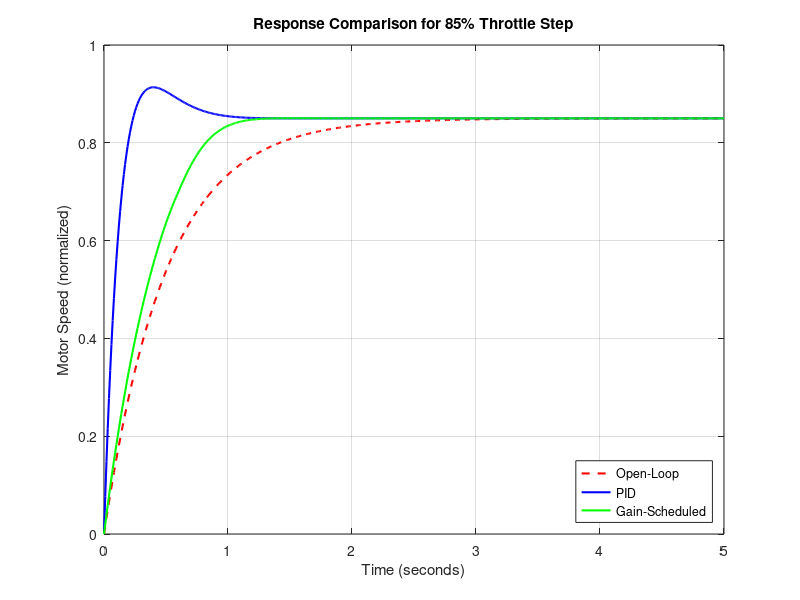

The MATLAB source for this figure: (Note: this script raises an error after producing the figure.)
% compare_results.m

%% Plant model

K = 1; tau = 0.5;
G = tf(K, [tau, 1]);

%% Fixed PID controller (from pid_design.m)

Kp_fixed = 4.70; Ki_fixed = 19.79; Kd_fixed = 0.00;
C_fixed = pid(Kp_fixed, Ki_fixed, Kd_fixed);
T_fixed = feedback(C_fixed * G, 1);

%% Gain-scheduled controller gains for high throttle (Zone 3)

% These are the same as in gain_scheduled.m for zone 3
Kp_sched = 4.7;
Ki_sched = 19.79;
Kd_sched = 0.00;

%% Simulation parameters for gain-scheduled (Euler integration)

setpoint = 0.85; % 85% throttle step
dt = 0.01;
t = 0:dt:5;
n = length(t);
y_sched = zeros(1, n);
u_sched = zeros(1, n);
integral_error = 0;
prev_error = 0;

for i = 1:n
    error = setpoint - y_sched(i);
    P = Kp_sched * error;
    I = Ki_sched * integral_error;
    D = Kd_sched * (error - prev_error) / dt;
    u_sched(i) = P + I + D;
    u_sched(i) = max(0, min(1, u_sched(i)));
    if u_sched(i) > 0 && u_sched(i) < 1
        integral_error = integral_error + error * dt;
    end
    prev_error = error;
    if i < n
        dy = (K * u_sched(i) - y_sched(i)) / tau * dt;
        y_sched(i+1) = y_sched(i) + dy;
    end
end

%% Open-loop and fixed PID responses

[y_open, t_open] = step(setpoint * G, t);
[y_pid, t_pid] = step(setpoint * T_fixed, t);

%% Plot comparison

figure;
plot(t_open, y_open, 'r--', 'LineWidth', 1.5); hold on;
plot(t_pid, y_pid, 'b-', 'LineWidth', 1.5);
plot(t, y_sched, 'g-', 'LineWidth', 1.5);
xlabel('Time (seconds)');
ylabel('Motor Speed (normalized)');
title('Response Comparison for 85% Throttle Step');
grid on;
legend('Open-Loop', 'PID', 'Gain-Scheduled', 'Location', 'southeast');
yline(setpoint, 'k:', 'Setpoint');

% Save figure
if ~exist('results', 'dir')
    mkdir('results');
end
saveas(gcf, 'results/comparison_plot.png');

%% Print performance metrics

info_pid = stepinfo(y_pid, t_pid, setpoint);
info_sched = stepinfo(y_sched, t, setpoint);
fprintf('Comparison for %d%% step:\n', round(setpoint*100));
fprintf('  Fixed PID:    Rise time = %.2f s, Overshoot = %.1f%%\n', ...
    info_pid.RiseTime, info_pid.Overshoot);
fprintf('  Gain-Scheduled: Rise time = %.2f s, Overshoot = %.1f%%\n', ...
    info_sched.RiseTime, info_sched.Overshoot);
